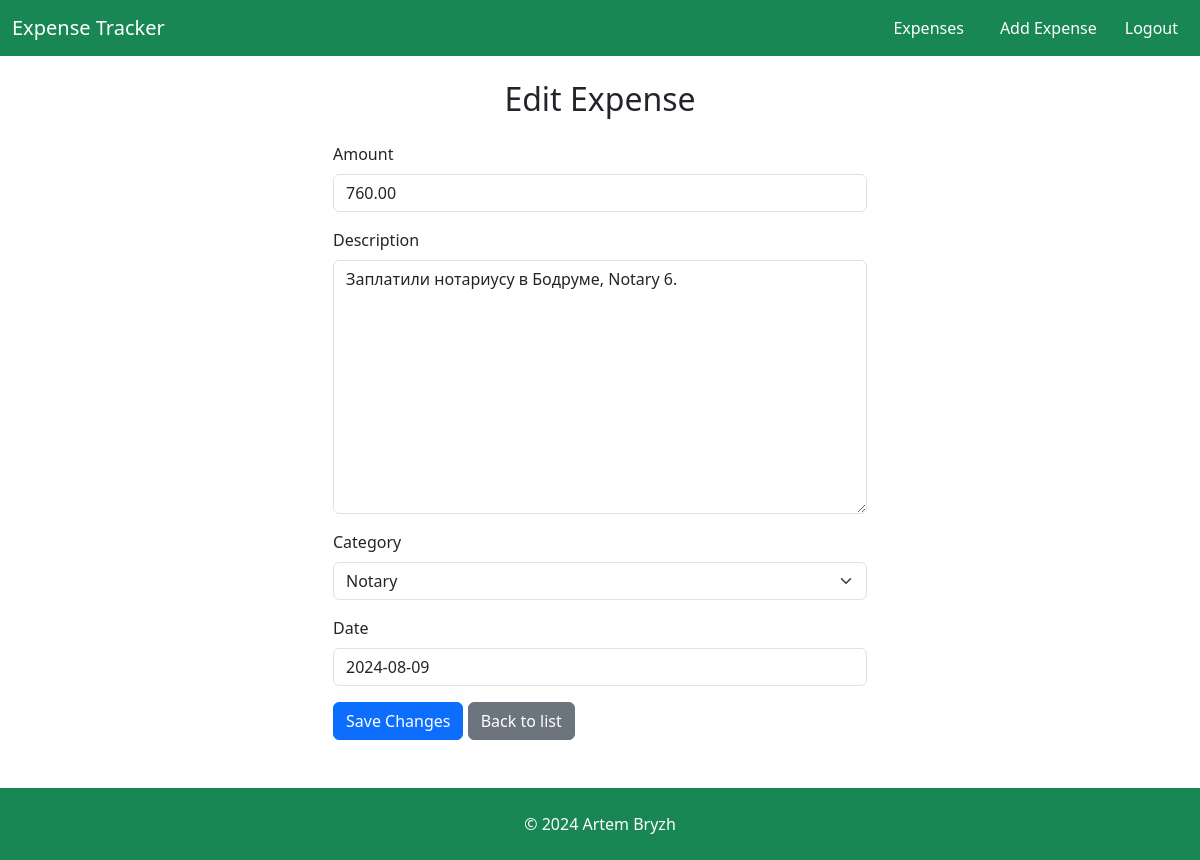
The page /edit/7/ (signed in) on the database its author committed.
### expenses/models.py (models this page shows, shortened)
class Expense(models.Model):
    amount = models.DecimalField(max_digits=10, decimal_places=2)
    description = models.TextField()
    category = models.ForeignKey(Category, on_delete=models.CASCADE)
    date = models.DateField(blank=True, null=True)
    user = models.ForeignKey(User, on_delete=models.CASCADE)
    history = HistoricalRecords()

### expenses/views.py (the view)
# urls.py: path('edit/<int:pk>/', expenses_views.edit_expense, name='edit_expense'),
@login_required
def edit_expense(request, pk):
    expense = get_object_or_404(Expense, pk=pk)
    if request.method == 'POST':
        form = ExpenseForm(request.POST, instance=expense)
        if form.is_valid():
            form.save()
            messages.success(request, 'Expense updated successfully!')
            return redirect('expense_list')
    else:
        form = ExpenseForm(instance=expense)
    return render(request, 'expenses/edit_expense.html', {'form': form})

### expenses/forms.py
class ExpenseForm(forms.ModelForm):
    class Meta:
        model = Expense
        fields = ['amount', 'description', 'category', 'date']
    def __init__(self, *args, **kwargs):
        super(ExpenseForm, self).__init__(*args, **kwargs)
        self.fields['date'].required = False  # Устанавливаем поле необязательным

### expenses/models.py (called while the page is built)
    def __str__(self):
        return self.name

### expenses/templatetags/form_tags.py (called while the page is built)
@register.filter(name='add_class')
def add_class(value, arg):
    if hasattr(value, 'as_widget'):
        return value.as_widget(attrs={'class': arg})
    return value

### templates/expenses/edit_expense.html (shortened to what this page needs)
{% extends 'base.html' %}
{% load form_tags %}
{% block content %}
<div class="container mt-4">
    <h2 class="mb-4 text-center">Edit Expense</h2>
    <div class="row justify-content-center">
        <div class="col-md-6">
            <form method="post">
                <div class="mb-3">
                    <label for="id_amount" class="form-label">Amount</label>
                    {{ form.amount|add_class:"form-control" }}
                </div>
                <div class="mb-3">
                    <label for="id_description" class="form-label">Description</label>
                    {{ form.description|add_class:"form-control" }}
                </div>
                <div class="mb-3">
                    <label for="id_category" class="form-label">Category</label>
                    {{ form.category|add_class:"form-select" }}
                </div>
                <div class="mb-3">
                    <label for="id_date" class="form-label">Date</label>
                    {{ form.date|add_class:"form-control" }}
                </div>
                <button type="submit" class="btn btn-primary">Save Changes</button>
                <a href="{% url 'expense_list' %}" class="btn btn-secondary">Back to list</a>
            </form>
        </div>
    </div>
</div>
{% endblock %}

### rows shown on the page
Expense: amount "760.00", description "Заплатили нотариусу в Бодруме, Notary 6.", category "Notary", date "2024-08-09"
